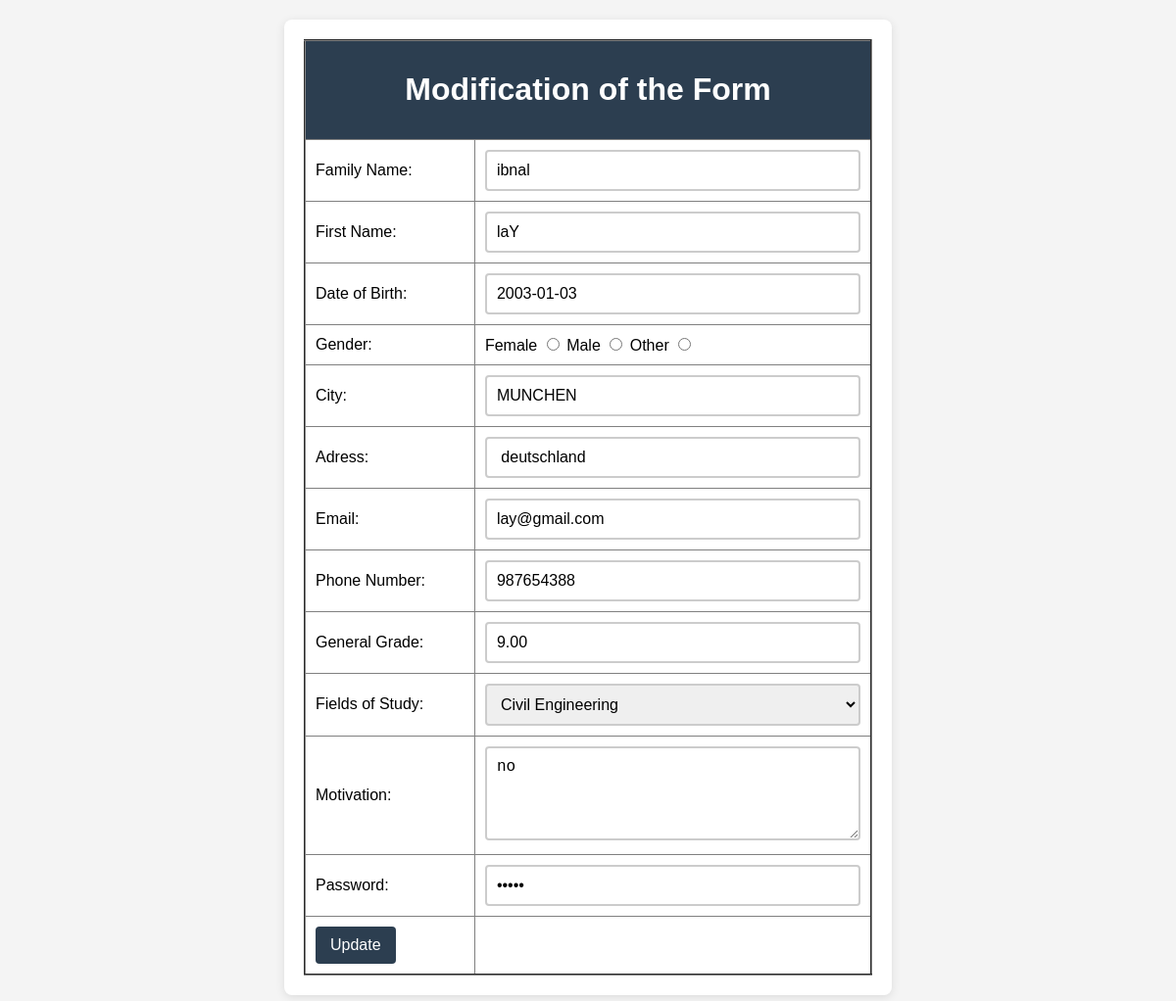
The page /modification.php?id=8 on the database its author committed.
### tables this page shows
CREATE TABLE `etudiant` (
  `id_etud` int(11) NOT NULL,
  `nom` varchar(50) NOT NULL,
  `prenom` varchar(50) NOT NULL,
  `date_de_naissance` date NOT NULL,
  `sexe` enum('Female','Male','Other') NOT NULL,
  `ville` varchar(50) NOT NULL,
  `adresse` varchar(255) NOT NULL,
  `email` varchar(255) NOT NULL,
  `tele` int(11) NOT NULL,
  `note_generale` decimal(5,2) NOT NULL,
  `branches` varchar(50) NOT NULL,
  `votre_motivation` text NOT NULL,
  `mot_de_passe` varchar(255) NOT NULL
);

### modification.php (the view, shortened to what this page needs)
<?php
  include("login.php");
  $id = $_GET['id'];
  $res = mysqli_query($conn, "SELECT * FROM etudiant WHERE id_etud='$id'");
  $tab = mysqli_fetch_assoc($res);
?>
<!DOCTYPE html>
<html lang="en">
<head>
    <link rel="stylesheet" href="modificationstyle.css">
  </head>
  <body>
  	<form action="modifierscript.php" method="post">
  	<table border="2" width="50%">
  	<tr>
      <th colspan="2">
        <center>
  	   <h1> Modification of the Form </h1>
        </center>
      </th>
    </tr>
    <tr>
      <td width="30%">Family Name:</td>
      <td width="70%"><input type="text" name="nom" value="<?php echo $tab['nom'];?>"></td>
    </tr>
    <tr>
  	  <td width="30%">First Name:</td>
  	  <td width="70%"><input type="text"name="prenom" value="<?php echo $tab['prenom'];?>"></td>
    </tr>
    <tr>
	  <td width="30%">Date of Birth:</td>
      <td width="70%"><input type="text" name="date_de_naissance" value="<?php echo $tab['date_de_naissance'];?>"/></td>
    </tr>
    <tr>
      <td><label>Gender:</label></td>
      <td>
        Female <input type="radio" name="sexe" value="Female">
        Male   <input type="radio" name="sexe" value="Male">
        Other  <input type="radio" name="sexe" value="Other">
      </td>
    </tr>
    <tr>
        <td><label> City: </label></td>
        <td><input type="text" name="ville" size="20" value="<?php echo $tab['ville'];?>"  /></td>
    </tr>
    <tr>
        <td><label> Adress: </label></td>
        <td><input type="text" name="adresse" size="20" value="<?php echo $tab['adresse'];?>" /></td>
    </tr>
    <tr>
        <td><label> Email: </label></td>
        <td><input type="text" name="email" size="20" value="<?php echo $tab['email'];?>"  /></td>
    </tr>
    <tr>
        <td><label> Phone Number: </label></td>
        <td><input type="text" name="tele" size="20" value="<?php echo $tab['tele'];?>"  /></td>
    </tr>
    <tr>
        <td><label> General Grade: </label></td>
        <td><input type="text" name="note_generale" size="20" value="<?php echo $tab['note_generale'];?>"  /></td>
    </tr>
    <tr>
    <td>
      <label> Fields of Study: </label>
    </td>
    <td>
      <select name="branches">
        <option selected="selected"><?php echo $tab['branches'];?></option>
      </select>
    </td>
  </tr>
    <tr>
      <td>
        <label> Motivation: </label>
      </td>
      <td>
        <textarea name="votre_motivation" rows="4" cols="20"><?php echo $tab['votre_motivation'];?></textarea>
      </td>
    </tr>
    <tr>
      <td><label> Password: </label></td>
      <td><input type="password" name="mot_de_passe" value="<?php echo $tab['mot_de_passe'];?>"></td>
    </tr>
    <tr>
      <td><input type="submit" value="Update"></td>
    </tr>
</table>
</form>
</body>
</html>

### modificationstyle.css (style rules this page uses)
body { font-family: Arial, sans-serif; background-color: #f4f4f4; margin: 0; padding: 20px; }
form { width: 50%; margin: 0 auto; background-color: white; padding: 20px; border-radius: 8px; box-shadow: 0 2px 10px rgba(0, 0, 0, 0.1); }
table { width: 100%; border-collapse: collapse; }
th, td { padding: 10px; text-align: left; }
th { background-color: #2c3e50; color: white; }
input[type="text"], input[type="password"], select { width: 100%; padding: 10px; border: 2px solid #ccc; border-radius: 4px; box-sizing: border-box; font-size: 16px; }
textarea { width: 100%; padding: 10px; border: 2px solid #ccc; border-radius: 4px; resize: vertical; box-sizing: border-box; min-height: 80px; font-size: 16px; }
input[type="submit"] { background-color: #2c3e50; color: white; padding: 10px 15px; border: none; border-radius: 4px; cursor: pointer; font-size: 16px; }

### rows shown on the page
etudiant: nom "ibnal", prenom "laY", date_de_naissance "2003-01-03", ville "MUNCHEN", adresse "deutschland", email "lay@gmail.com", tele "987654388", note_generale "9.00", branches "Civil Engineering", votre_motivation "no"
